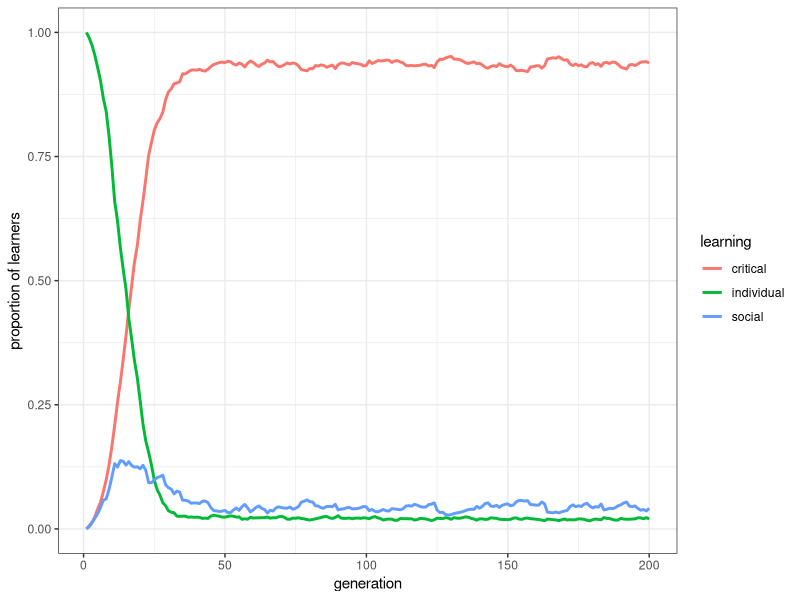
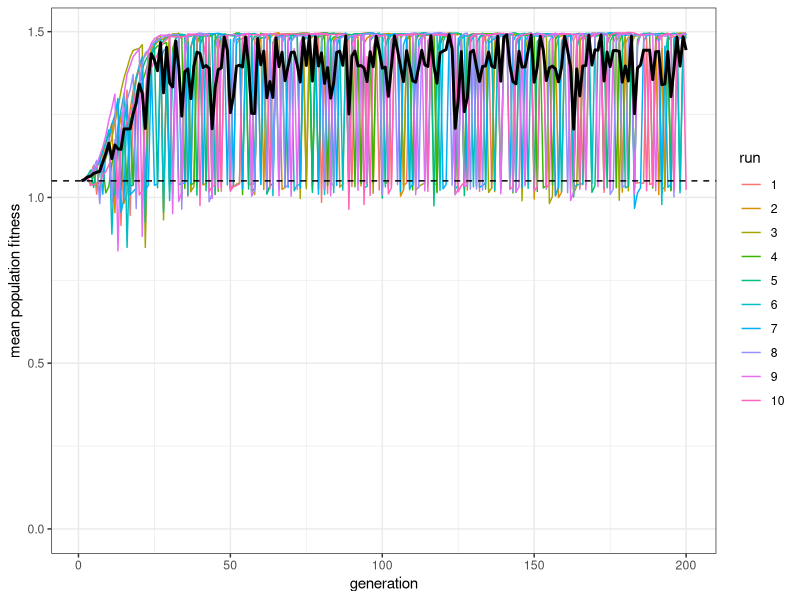

Recreate these plots in R, in order.
## ---- chunk 1
library(tidyverse)

rogers_model2 <- function(N, t_max, r_max, w = 1, b = 0.5, c, s = 0, mu, p, u) {
  
  # Check parameters to avoid negative fitnesses
  if (b * (1 + c) > 1 || b * (1 + s) > 1) {
    stop("Invalid parameter values: ensure b*(1+c) < 1 and b*(1+s) < 1")
  }
  
  # Create output tibble
  output <- tibble(generation = rep(1:t_max, r_max), 
                   run = as.factor(rep(1:r_max, each = t_max)), 
                   p_SL = as.numeric(rep(NA, t_max * r_max)), 
                   p_IL = as.numeric(rep(NA, t_max * r_max)), 
                   p_CL = as.numeric(rep(NA, t_max * r_max)), 
                   W = as.numeric(rep(NA, t_max * r_max)))
  
  for (r in 1:r_max) {
    
    # Create a population of individuals
    population <- tibble(learning = rep("individual", N), 
                         behaviour = rep(NA, N), fitness = rep(NA, N))
    
    # Initialise the environment
    E <- 0
    
    for (t in 1:t_max) {
      
      # Now we integrate fitnesses into the learning stage
      population$fitness <- w  
      
      # 1. Social learning
      if (sum(population$learning == "social") > 0) {
        # Subtract cost b*s from fitness of social learners
        population$fitness[population$learning == "social"] <- 
          population$fitness[population$learning == "social"] - b*s
        # Update behaviour
        population$behaviour[population$learning == "social"] <- 
          sample(previous_population$behaviour, sum(population$learning == "social"), replace = TRUE)

      }
      
      # 2. Individual learning
      # Subtract cost b*c from fitness of individual learners
      population$fitness[population$learning == "individual"] <- 
        population$fitness[population$learning == "individual"] - b*c
      # Update behaviour
      learn_correct <- sample(c(TRUE, FALSE), N, prob = c(p, 1 - p), replace = TRUE)
      population$behaviour[learn_correct & population$learning == "individual"] <- E
      population$behaviour[!learn_correct & population$learning == "individual"] <- E - 1
      
      
      # 3. Critical social learning
      if (sum(population$learning == "critical") > 0) {
        
        # Subtract b*s from fitness of socially learning critical learners
        population$fitness[population$learning == "critical"] <- 
          population$fitness[population$learning == "critical"] - b*s
        
        # First critical learners socially learn
        population$behaviour[population$learning == "critical"] <- 
          sample(previous_population$behaviour, 
                 sum(population$learning == "critical"), replace = TRUE)
        
        # Subtract b*c from fitness of individually learning critical learners
        population$fitness[population$learning == "critical" & population$behaviour != E] <- 
          population$fitness[population$learning == "critical" & population$behaviour != E] - b*c
        
        # Individual learning for those critical learners who did not copy correct behaviour
        population$behaviour[learn_correct & population$learning == "critical" & population$behaviour != E] <- E
        population$behaviour[!learn_correct & population$learning == "critical" & population$behaviour != E] <- E - 1
      }
      
      # 4. Calculate fitnesses (now only need to do the b bonus or penalty)
      population$fitness[population$behaviour == E] <-
        population$fitness[population$behaviour == E] + b  
      population$fitness[population$behaviour != E] <-
        population$fitness[population$behaviour != E] - b
      
      # 5. store population characteristics in output
      output[output$generation == t & output$run == r, ]$p_SL <- 
        mean(population$learning == "social")
      output[output$generation == t & output$run == r, ]$p_IL <- 
        mean(population$learning == "individual")
      output[output$generation == t & output$run == r, ]$p_CL <- 
        mean(population$learning == "critical")
      output[output$generation == t & output$run == r, ]$W <- 
        mean(population$fitness)
      
      # 6. Reproduction
      previous_population <- population
      population$behaviour <- NA
      population$fitness <- NA
      
      # Individual learners
      if (sum(previous_population$learning == "individual") > 0) {
        fitness_IL <- sum(previous_population$fitness[previous_population$learning == "individual"]) / 
          sum(previous_population$fitness)
      } else {
        fitness_IL <- 0
      }
      
      # Social learners
      if (sum(previous_population$learning == "social") > 0) {
        fitness_SL <- sum(previous_population$fitness[previous_population$learning == "social"]) / 
          sum(previous_population$fitness)
      } else {
        fitness_SL <- 0
      }
      
      population$learning <- sample(c("individual", "social", "critical"), size = N, 
             prob = c(fitness_IL, fitness_SL, 1 - (fitness_SL + fitness_IL)), replace = TRUE)
      
      mutation <- sample(c(TRUE, FALSE), N, prob = c(mu, 1 - mu), replace = TRUE)
      
      previous_population2 <- population
      
      population$learning[mutation & previous_population2$learning == "individual"] <- 
        sample(c("critical", "social"), 
               sum(mutation & previous_population2$learning == "individual"), 
               prob = c(0.5, 0.5), replace = TRUE)
      
      population$learning[mutation & previous_population2$learning == "social"] <- 
        sample(c("critical", "individual"), 
               sum(mutation & previous_population2$learning == "social"), 
               prob = c(0.5, 0.5), replace = TRUE)
      
      population$learning[mutation & previous_population2$learning == "critical"] <- 
        sample(c("individual", "social"), 
               sum(mutation & previous_population2$learning == "critical"), 
               prob = c(0.5, 0.5), replace = TRUE)
    
      # 7. Potential environmental change
      if (runif(1) < u) E <- E + 1
    }
  }
  # Export data from function
  output
}
## ---- chunk 2
data_model <- rogers_model2(N = 1000, t_max = 200, r_max = 10, c = 0.9, mu = 0.01, p = 1, u = 0.2)
## ---- chunk 3
plot_prop <- function(data_model) {
  
  names(data_model)[3:5] <- c("social", "individual", "critical")
  data_model_long <- pivot_longer(data_model, -c(W, generation, run), 
                                  names_to = "learning", 
                                  values_to = "proportion")

  ggplot(data = data_model_long, aes(y = proportion, x = generation, colour = learning)) +
    stat_summary(fun = mean, geom = "line", size = 1) +
    ylim(c(0, 1)) +
    theme_bw() +
    labs(y = "proportion of learners")
}

plot_prop(data_model)
## ---- chunk 4
plot_W <- function(data_model, w = 1, b = 0.5, c, p) {
  ggplot(data = data_model, aes(y = W, x = generation)) +
    geom_line(aes(color = run)) +
    stat_summary(fun = mean, geom = "line", size = 1) +
    geom_hline(yintercept = w + b * (2 * p - c - 1), linetype = 2) +
    ylim(c(0, NA)) +
    theme_bw() +
    labs(y = "mean population fitness")
}
## ---- chunk 5
plot_W(data_model, c = 0.9, p = 1)
